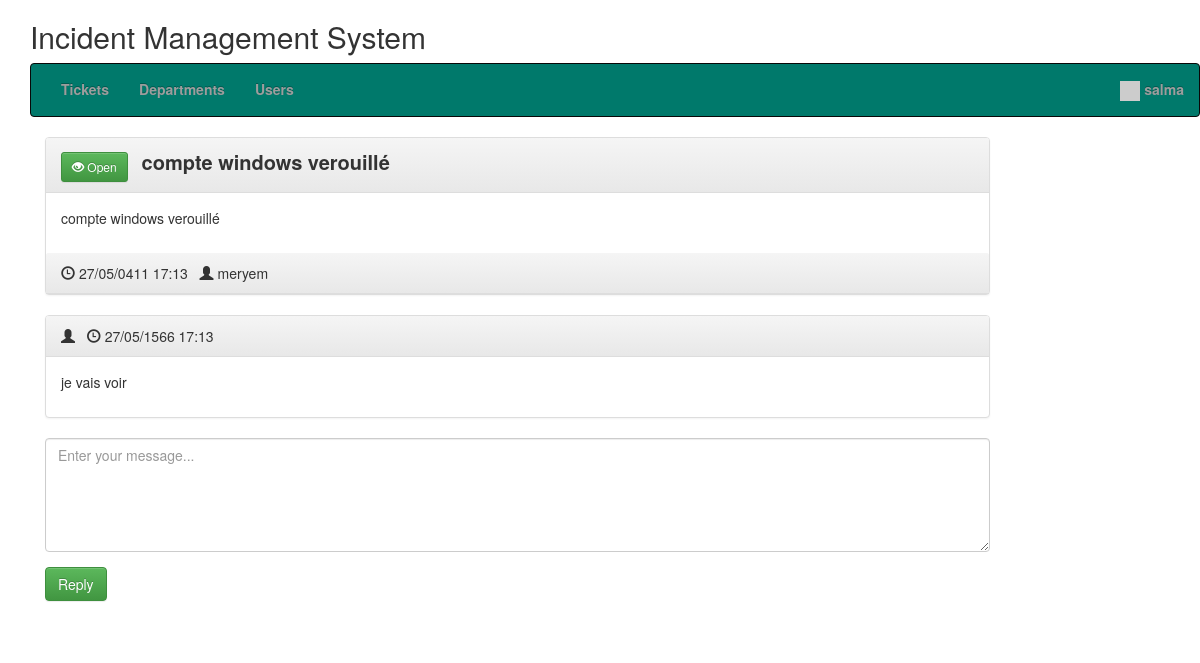
Page /view_ticket.php?id=6620df8bcfff9 (signed in) on the committed database.
### tables this page shows
CREATE TABLE `hd_users` (
  `id` int(11) NOT NULL,
  `email` varchar(250) NOT NULL,
  `password` varchar(250) NOT NULL,
  `create_date` datetime NOT NULL DEFAULT current_timestamp(),
  `name` varchar(250) NOT NULL,
  `user_type` enum('admin','user') NOT NULL,
  `status` int(11) NOT NULL
);

CREATE TABLE `hd_tickets` (
  `id` int(11) NOT NULL,
  `uniqid` varchar(20) NOT NULL,
  `user` int(11) NOT NULL,
  `title` varchar(250) NOT NULL,
  `init_msg` text NOT NULL,
  `department` int(11) NOT NULL,
  `date` varchar(250) NOT NULL,
  `last_reply` int(11) NOT NULL,
  `user_read` int(11) NOT NULL,
  `admin_read` int(11) NOT NULL,
  `resolved` int(11) NOT NULL,
  `requestor_name` varchar(30) NOT NULL
);

CREATE TABLE `hd_ticket_replies` (
  `id` int(11) NOT NULL,
  `user` int(11) NOT NULL,
  `text` text NOT NULL,
  `ticket_id` text NOT NULL,
  `date` varchar(20) NOT NULL,
  `date_created` datetime NOT NULL
);

### class/Database.php (called while the page is built)
<?php
class Database {
    public function dbConnect() {
        static $DBH = null;
        if (is_null($DBH)) {
			$connection = new mysqli(HOST, USER, PASSWORD, DATABASE);
			if($connection->connect_error){
				die("Error failed to connect to MySQL: " . $connection->connect_error);
			} else {
				$DBH = $connection;
			}
        }
        return $DBH;
    }
}

### init.php (called while the page is built, shortened)
<?php
require 'class/Database.php';
require 'class/Users.php';
require 'class/Tickets.php';
$users = new Users;
$tickets = new Tickets;
?>

### class/Users.php (called while the page is built, shortened)
<?php
class Users extends Database {
	private $userTable = 'hd_users';
	private $dbConnect = false;
	public function __construct(){
        $this->dbConnect = $this->dbConnect();
    }
	public function getUserInfo() {
		if(!empty($_SESSION["userid"])) {
			$sqlQuery = "SELECT * FROM ".$this->userTable."
				WHERE id ='".$_SESSION["userid"]."'";
			$result = mysqli_query($this->dbConnect, $sqlQuery);
			$userDetails = mysqli_fetch_assoc($result);
			return $userDetails;
		}
	}
}

### class/Tickets.php (called while the page is built, shortened)
<?php
class Tickets extends Database {
    private $ticketTable = 'hd_tickets';
	private $ticketRepliesTable = 'hd_ticket_replies';
	private $dbConnect = false;
	public function __construct(){
        $this->dbConnect = $this->dbConnect();
    }
    public function ticketInfo($id) {
		$sqlQuery = "SELECT t.id, t.uniqid, t.title, t.user, t.init_msg as message, t.date, t.last_reply, t.resolved, u.name as creater, d.name as department
			FROM ".$this->ticketTable." t
			LEFT JOIN hd_users u ON t.user = u.id
			LEFT JOIN hd_departments d ON t.department = d.id
			WHERE t.uniqid = '".$id."'";
		$result = mysqli_query($this->dbConnect, $sqlQuery);
        $tickets = mysqli_fetch_assoc($result);
        return $tickets;
    }
	public function getTicketReplies($id) {
		$sqlQuery = "SELECT r.id, r.text as message, r.date, u.name as creater, d.name as department, u.user_type
			FROM ".$this->ticketRepliesTable." r
			LEFT JOIN ".$this->ticketTable." t ON r.ticket_id = t.id
			LEFT JOIN hd_users u ON r.user = u.id
			LEFT JOIN hd_departments d ON t.department = d.id
			WHERE r.ticket_id = '".$id."'";
		$result = mysqli_query($this->dbConnect, $sqlQuery);
       	$data= array();
		while ($row = mysqli_fetch_array($result, MYSQLI_ASSOC)) {
			$data[]=$row;
		}
        return $data;
    }
	public function updateTicketReadStatus($ticketId) {
		$updateField = '';
		if(isset($_SESSION["admin"])) {
			$updateField = "admin_read = '1'";
		} else {
			$updateField = "user_read = '1'";
		}
		$updateTicket = "UPDATE ".$this->ticketTable."
			SET $updateField
			WHERE id = '".$ticketId."'";
		mysqli_query($this->dbConnect, $updateTicket);
	}
}

### view_ticket.php (the view, shortened to what this page needs)
<?php
include 'init.php';
include('inc/header.php');
$ticketDetails = $tickets->ticketInfo($_GET['id']);
$ticketReplies = $tickets->getTicketReplies($ticketDetails['id']);
$user = $users->getUserInfo();
?>
<link rel="stylesheet" href="css/style.css" />
<?php include('inc/container.php');?>
<div class="container">
	<div class="row home-sections">
	<h2>Incident Management System</h2>
	<?php include('menus.php'); ?>
	</div>
	<section class="comment-list">
		<article class="row">
			<div class="col-md-10 col-sm-10">
				<div class="panel panel-default arrow left">
					<div class="panel-heading right">
					<?php if($ticketDetails['resolved']) { ?>
					<button type="button" class="btn btn-danger btn-sm">
					  <span class="glyphicon glyphicon-eye-close"></span> Closed
					</button>
					<?php } else { ?>
					<button type="button" class="btn btn-success btn-sm">
					  <span class="glyphicon glyphicon-eye-open"></span> Open
					</button>
					<?php } ?>
					<span class="ticket-title"><?php echo $ticketDetails['title']; ?></span>
					</div>
					<div class="panel-body">
						<div class="comment-post">
						<p>
						<?php echo $ticketDetails['message']; ?>
						</p>
						</div>
					</div>
					<div class="panel-heading right">
						<span class="glyphicon glyphicon-time"></span>
						<time class="comment-date" datetime="<?php echo date('Y-m-d H:i:s', strtotime($ticketDetails['date'])); ?>">
						<i class="fa fa-clock-o"></i> <?php echo date('d/m/Y H:i', strtotime($ticketDetails['date'])); ?>
						</time>
						&nbsp;&nbsp;<span class="glyphicon glyphicon-user"></span> <?php echo $ticketDetails['creater']; ?>
					</div>
				</div>
			</div>
		</article>
		<?php foreach ($ticketReplies as $replies) { ?>
			<article class="row">
				<div class="col-md-10 col-sm-10">
					<div class="panel panel-default arrow right">
						<div class="panel-heading">
							<?php if($replies['user_type'] == 'admin') { ?>
								<span class="glyphicon glyphicon-user"></span>
							<?php } else { ?>
								<span class="glyphicon glyphicon-user"></span> <?php echo $ticketDetails['creater']; ?>
							<?php } ?>
							&nbsp;&nbsp;<span class="glyphicon glyphicon-time"></span>
							<time class="comment-date" datetime="<?php echo date('Y-m-d H:i:s', strtotime($replies['date'])); ?>">
							<i class="fa fa-clock-o"></i> <?php echo date('d/m/Y H:i', strtotime($replies['date'])); ?></time>
						</div>
						<div class="panel-body">
							<div class="comment-post">
							<p>
							<?php echo $replies['message']; ?>
							</p>
							</div>
						</div>
					</div>
				</div>
			</article>
		<?php } ?>
		<form method="post" id="ticketReply">
			<article class="row">
				<div class="col-md-10 col-sm-10">
					<div class="form-group">
						<textarea class="form-control" rows="5" id="message" name="message"
						placeholder="Enter your message..." required></textarea>
					</div>
			</div>
			</article>
			<article class="row">
				<div class="col-md-10 col-sm-10">
					<div class="form-group">
						<input type="submit" name="reply" id="reply" class="btn btn-success" value="Reply" />
					</div>
				</div>
			</article>
		</form>
	</section>
</div>
<?php include('inc/footer.php');?>

### menus.php (shortened to what this page needs)
<nav class="navbar navbar-inverse" style="background:#00796B;color:#f6f8f9;font-weight:bold;">
	<div class="container-fluid">
		<ul class="nav navbar-nav menus">
			<li id="ticket"><a href="ticket.php" >Tickets</a></li>
			<?php if(isset($_SESSION["admin"])) { ?>
				<li id="department"><a href="department.php" >Departments</a></li>
				<li id="user"><a href="user.php" >Users</a></li>
			<?php } ?>
		</ul>
		<ul class="nav navbar-nav navbar-right">
			<li class="dropdown">
				<a href="#" class="dropdown-toggle" data-toggle="dropdown"><span class="label label-pill label-danger count"></span>
				<img src="//gravatar.com/avatar/<?php echo md5($user['email']); ?>?s=100" width="20px">&nbsp;<?php if(isset($_SESSION["userid"])) { echo $user['name']; } ?></a>
			</li>
		</ul>
	</div>
</nav>

### css/style.css (style rules this page uses)
.ticket-title { font-weight:bold; font-size:20px; margin-left:10px; }

### rows in the picture
hd_users: name "salma"
hd_tickets: title "compte windows verouillé", init_msg "compte windows verouillé", date "27/05/0411 17:13", hd_users.name "meryem"
hd_ticket_replies: date "27/05/1566 17:13", text "je vais voir"
